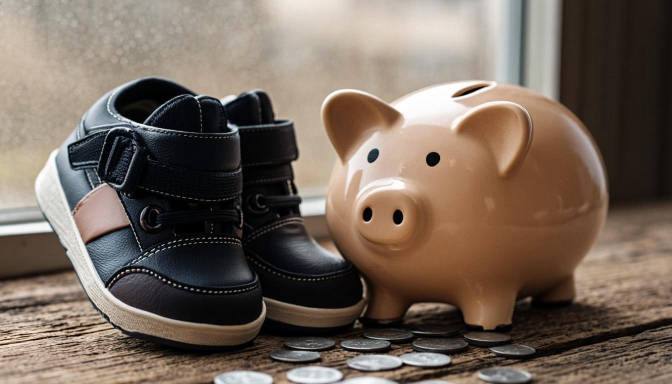
#> input picture scripts/generated-categories/alimony.png, 1344 x 768 px, given in place of family.png, which was not available (shown at 1/2 size)
$ python contact_sheet.py
#> lines starting #> are read from the running program, lines starting #| are printed output that depends on the picture
"""Контактный лист сгенерированных изображений категорий — для визуальной проверки.
Подписывает каждую плитку slug-ом, чтобы было видно соответствие категории."""
from PIL import Image, ImageDraw, ImageFont
import pathlib

SRC = pathlib.Path('/home/z/my-project/scripts/generated-categories')
OUT = '/tmp/render/category-contact-sheet.jpg'

slugs = ['family', 'divorce', 'alimony', 'inheritance', 'real-estate', 'consumer-rights',
         'debts', 'bankruptcy-individuals', 'labor', 'housing', 'court',
         'money-recovery', 'enforcement', 'appeals']

THUMB_W, THUMB_H = 448, 256
LABEL_H = 26
COLS = 3
rows = (len(slugs) + COLS - 1) // COLS

sheet = Image.new('RGB', (COLS * THUMB_W, rows * (THUMB_H + LABEL_H)), 'white')
#> sheet: PIL image 1344x1410 RGB; every value is 255
draw = ImageDraw.Draw(sheet)
try:
    font = ImageFont.truetype('/usr/share/fonts/truetype/dejavu/DejaVuSans-Bold.ttf', 16)
except Exception:
    font = ImageFont.load_default()

for i, slug in enumerate(slugs):
    col, row = i % COLS, i // COLS
    img = Image.open(SRC / f'{slug}.png').convert('RGB').resize((THUMB_W, THUMB_H))
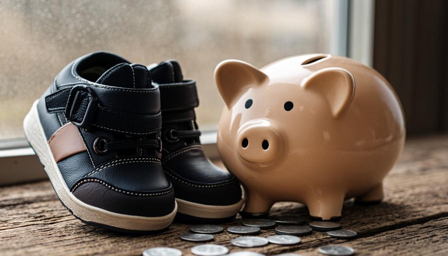
#> img: PIL image 448x256 RGB; mean R, G, B 117.2, 102.9, 91.2
    x, y = col * THUMB_W, row * (THUMB_H + LABEL_H)
    sheet.paste(img, (x, y))
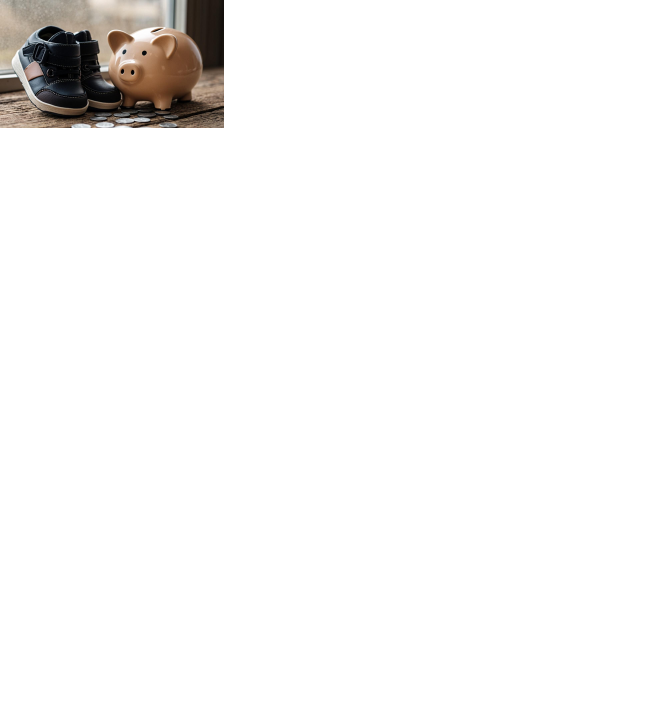
#> sheet: PIL image 1344x1410 RGB (shown at 1/2 size); mean R, G, B 246.7, 245.8, 245.1
    draw.rectangle([x, y + THUMB_H, x + THUMB_W, y + THUMB_H + LABEL_H], fill=(17, 38, 60))
    draw.text((x + 8, y + THUMB_H + 4), slug, fill='white', font=font)
#> pass 2 of the loop `for i, slug in enumerate(slugs):`:
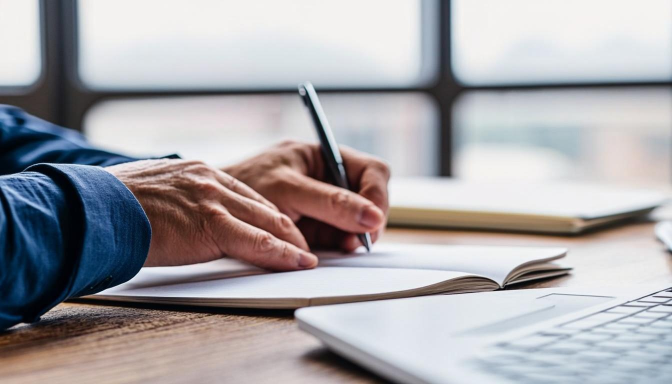
#> input picture scripts/generated-categories/appeals.png, 1344 x 768 px, given in place of divorce.png, which was not available (shown at 1/2 size)
#> `img = Image.open(SRC / f'{slug}.png').convert('RGB').resize((THUMB_W, ..`:
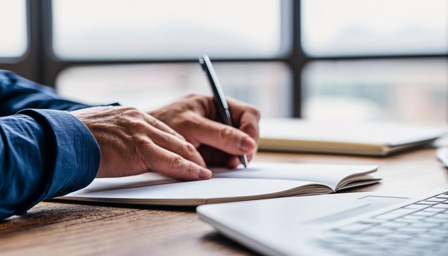
#> img: PIL image 448x256 RGB; mean R, G, B 168.2, 165.6, 168.9
#> `sheet.paste(img, (x, y))`:
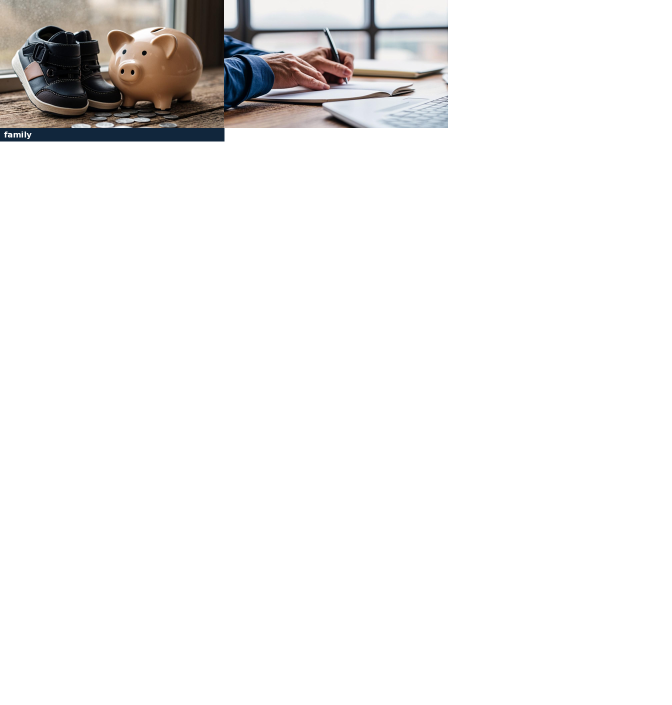
#> sheet: PIL image 1344x1410 RGB (shown at 1/2 size); mean R, G, B 239.9, 239, 238.7
#> (the run stopped early here; a loop or call above may not have finished)
